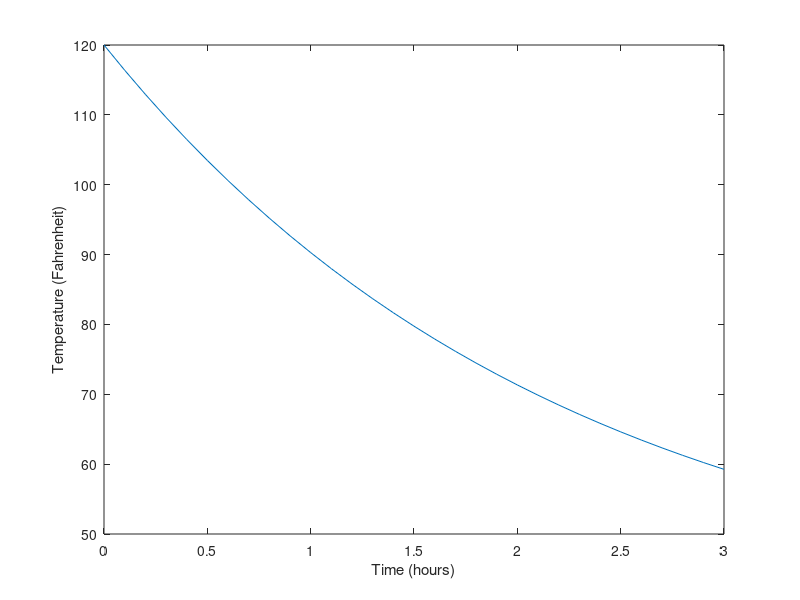
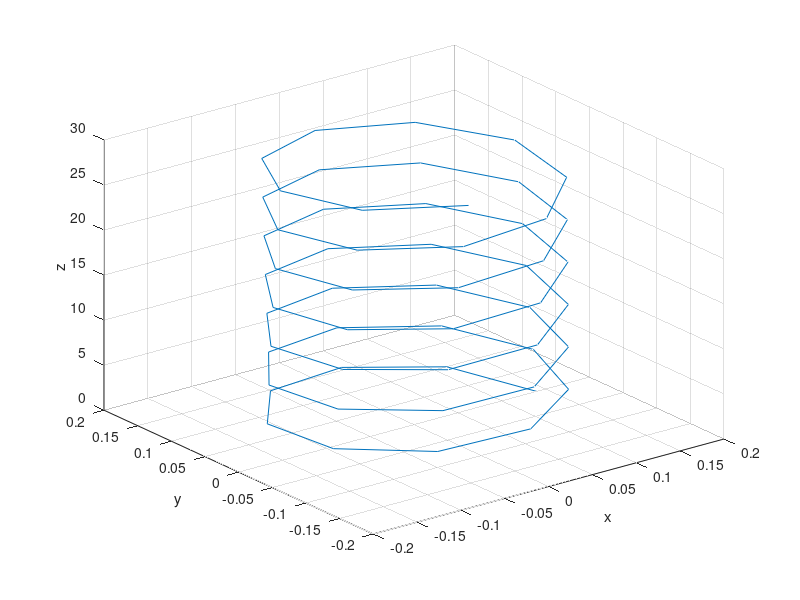
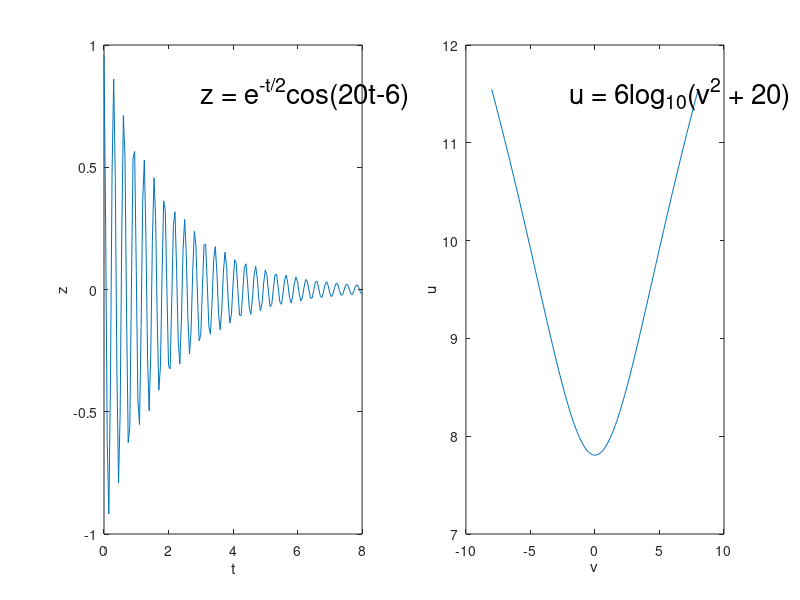

MATLAB code for these plots, in order:
%% Problem 1

t = 0:0.1:3;
Ts = 38;
T0 = 120;
k = 0.45;

T = Ts + (T0-Ts)*exp(-k*t);
T_end = round(T(end));

fprintf('The temperature of the can after 3 hours is %d degrees F \n',T_end)
% Answer is 59F
figure(1)
plot(t,T)
xlabel('Time (hours)')
ylabel('Temperature (Fahrenheit)')
print -dpng Giri_Subramanian_HW_1_Problem_1.png


%% Problem 2

m = 1.67*10^-27;
q = 1.6*10^-19;
B0 = 0.35;
v_perp = 4.69*10^6;
v_parallel = 1;

rho = (m*v_perp)/(q*B0);
omega = q*B0/m;

fprintf('The value of radius is %d m and that of the cyclotron frequency is %d rad/s \n' ...
         ,rho,omega);
t = 0:0.5:30;
x = rho*cos(omega*t);
y = rho*sin(omega*t);
z = v_parallel*t;

figure(2)
plot3(x,y,z)
xlabel('x')
ylabel('y')
zlabel('z')
grid on
print -dpng Giri_Subramanian_HW_1_Problem_2a.png

% Since it's moving perpendicular to the same magnetic field, it's parallel
% velocity is zero. But since the overall speed is the same, the
% perpendicular velocity will increase. The new variables are found using
% the mass of the electron
m_elec = 9.10938291*10^(-31);
v_perp_new = sqrt(v_perp^2 + v_parallel^2);
omega_new = q*B0/m_elec;
rho_new = (m_elec*v_perp_new)/(q*B0);
fprintf('The new value of radius is %d m and that of the frequency is %d rads/s \n', ...
         rho_new, omega_new);

% r_original = 0.139m , omega_original = 3.35e+07 rads/s
% r_new = 7.63*e-05, omega_new = 6.14e+10 rads/s

%% Problem 3

t = 0:0.05:8;
v = -8:0.1:8;
z = exp(-t/2).*cos(20*t - 6);
u = 6*log10(v.^2 + 20);
figure(3)
subplot(1,2,1)
plot(t,z)
xlabel('t')
ylabel('z')
text(3,0.8,'z = e^{-t/2}cos(20t-6)','FontSize',20)
subplot(1,2,2)
plot(v,u)
xlabel('v')
ylabel('u')
text(-2,11.5,'u = 6log_{10}(v^2 + 20)','FontSize',20)

print -dpng Giri_Subramanian_HW_1_Problem_3.png

%%  Problem 4

% All values taken here are in ratio to the chord
airfoil = input('Please enter the 4 digit NACA airfoil number alone: ', 's');

% Method given below can be used if digit input is taken
% if floor(airfoil/10000) ~= 0
%     fprintf('Please input only a 4 digit number \n')
%     return
% end
% t = mod(airfoil,100)/100;
% p = mod(floor(airfoil/100),10)/10;
% m = floor(airfoil/1000)/100;

if length(airfoil) ~= 4
     fprintf('Please input only a 4 digit number \n')
     return
 end


t = str2num(airfoil(3:4))/100;
p = str2num(airfoil(2))/10;
m = str2num(airfoil(1))/100;
x = 0:0.001:1;

max_camber_index = find(x==p);

y_camb(1:max_camber_index) = (m/p^2)*(2*p*x(1:max_camber_index) ...
                                      - x(1:max_camber_index).^2);
y_camb(max_camber_index+1:length(x)) = (m/(1-p)^2)*((1 - 2*p) ... 
                                      + 2*p*x(max_camber_index+1:length(x)) ...
                                      - x(max_camber_index+1:length(x)).^2);

y_thick = (t/0.2)*(0.29690*sqrt(x) - 0.126*x - 0.3516*x.^2 + 0.2843*x.^3 ...
                   - 0.1015*x.^4);

y_u = y_camb + y_thick;
y_d = y_camb - y_thick;

figure(4)
h = plot(x,y_u,x,y_d,x,y_camb);
axis equal
legend('Upper surface','Lower Surface', 'Camber line');

title(sprintf('Plot of airfoil %s',airfoil))
xlabel('x/c')
ylabel('y/c')
set(h,'LineWidth',2)
print -dpng Giri_Subramanian_HW_1_Problem_4.png

